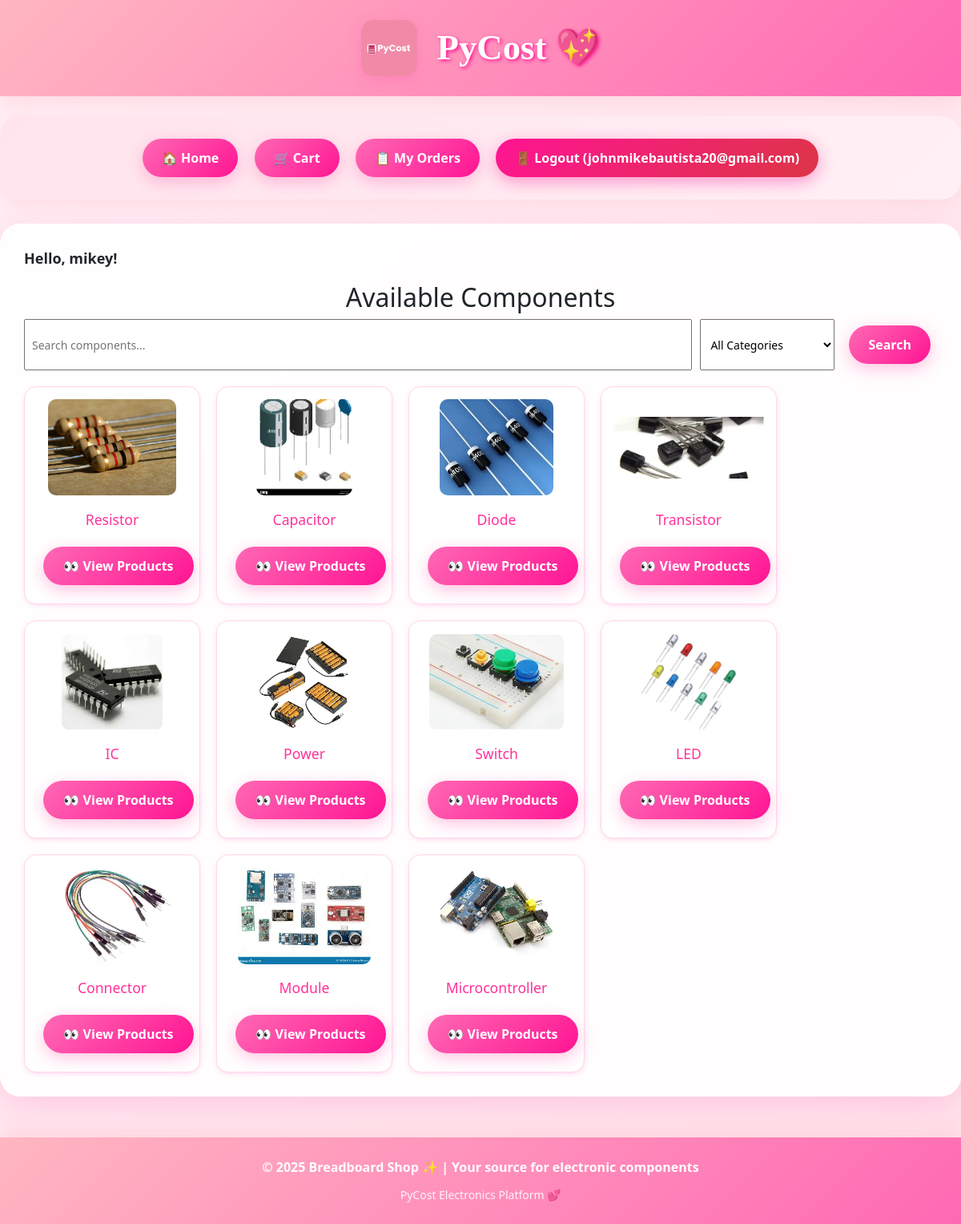
/ (signed in), run on the app's committed database.
### tables this page shows
CREATE TABLE users (
            id INTEGER PRIMARY KEY AUTOINCREMENT,
            username TEXT UNIQUE NOT NULL,
            nickname TEXT NOT NULL,
            password TEXT NOT NULL
        );

CREATE TABLE products (
            id INTEGER PRIMARY KEY AUTOINCREMENT,
            name TEXT,
            category TEXT,
            description TEXT,
            price REAL,
            image TEXT
        );

### app.py (the view)
@app.route("/")
def index():
    search = request.args.get("search", "")
    category = request.args.get("category", "")
    query = "SELECT * FROM products WHERE 1=1"
    params = []
    if search:
        query += " AND name LIKE ?"
        params.append(f"%{search}%")
    if category:
        query += " AND category = ?"
        params.append(category)
    products = query_db(query, params)
    categories = query_db("SELECT DISTINCT category FROM products")
    nickname = None
    if "user" in session:
        user = query_db("SELECT nickname FROM users WHERE username = ?", [session["user"]], one=True)
        if user:
            nickname = user["nickname"]
    return render_template(
        "index.html",
        products=products,
        categories=categories,
        search_query=search,
        selected_category=category,
        nickname=nickname
    )

### app.py (called while the page is built)
def get_db():
    db = getattr(g, "_database", None)
    if db is None:
        db = g._database = sqlite3.connect("database.db")
        db.row_factory = sqlite3.Row
    return db

@app.teardown_appcontext
def close_connection(exception):
    db = getattr(g, "_database", None)
    if db is not None:
        db.close()

def query_db(query, args=(), one=False):
    cur = get_db().execute(query, args)
    rv = cur.fetchall()
    cur.close()
    return (rv[0] if rv else None) if one else rv

### templates/index.html (shortened to what this page needs)
{% extends "base.html" %}
{% block content %}
{% if nickname %}
    <p style="font-weight:bold; font-size:18px;">Hello, {{ nickname }}!</p>
{% endif %}
<h2>Available Components</h2>
<form method="GET" action="/" class="search-filter" style="margin-bottom: 20px;">
    <input type="text" name="search" placeholder="Search components..."
           value="{{ request.args.get('search', '') }}" class="search-box" style="padding: 8px; width: 250px;">
    <select name="category" class="category-dropdown" style="padding: 8px;">
        <option value="">All Categories</option>
    </select>
    <button type="submit" class="search-btn" style="padding: 8px 12px; background-color: #ff69b4; border: none; color: white; border-radius: 5px;">Search</button>
</form>
<div class="products" style="display: flex; flex-wrap: wrap; gap: 20px;">
    {% set displayed_categories = [] %}
    {% for p in products %}
        {% if p.category not in displayed_categories %}
            <div class="product-card" style="border: 1px solid #ffd6eb; padding: 15px; border-radius: 15px; width: 220px; text-align: center; background-color: white; box-shadow: 0 2px 5px rgba(255, 105, 180, 0.2);">
                {% if p.category == 'Resistor' %}
                    <img src="{{ url_for('static', filename='r1.png') }}" alt="Resistor" style="max-width: 100%; height: 120px; object-fit: contain; margin-bottom: 10px; border-radius: 10px;">
                {% elif p.category == 'Capacitor' %}
                    <img src="{{ url_for('static', filename='c1.png') }}" alt="Capacitor" style="max-width: 100%; height: 120px; object-fit: contain; margin-bottom: 10px; border-radius: 10px;">
                {% elif p.category == 'Diode' %}
                    <img src="{{ url_for('static', filename='d1.png') }}" alt="Diode" style="max-width: 100%; height: 120px; object-fit: contain; margin-bottom: 10px; border-radius: 10px;">
                {% elif p.category == 'Transistor' %}
                    <img src="{{ url_for('static', filename='t1.png') }}" alt="Transistor" style="max-width: 100%; height: 120px; object-fit: contain; margin-bottom: 10px; border-radius: 10px;">
                {% elif p.category == 'IC' %}
                    <img src="{{ url_for('static', filename='ic1.png') }}" alt="IC" style="max-width: 100%; height: 120px; object-fit: contain; margin-bottom: 10px; border-radius: 10px;">
                {% elif p.category == 'Power' %}
                    <img src="{{ url_for('static', filename='p1.png') }}" alt="Power" style="max-width: 100%; height: 120px; object-fit: contain; margin-bottom: 10px; border-radius: 10px;">
                {% elif p.category == 'Switch' %}
                    <img src="{{ url_for('static', filename='s1.png') }}" alt="Switch" style="max-width: 100%; height: 120px; object-fit: contain; margin-bottom: 10px; border-radius: 10px;">
                {% elif p.category == 'LED' %}
                    <img src="{{ url_for('static', filename='l1.png') }}" alt="LED" style="max-width: 100%; height: 120px; object-fit: contain; margin-bottom: 10px; border-radius: 10px;">
                {% elif p.category == 'Connector' %}
                    <img src="{{ url_for('static', filename='j1.png') }}" alt="Connector" style="max-width: 100%; height: 120px; object-fit: contain; margin-bottom: 10px; border-radius: 10px;">
                {% elif p.category == 'Module' %}
                    <img src="{{ url_for('static', filename='m1.png') }}" alt="Module" style="max-width: 100%; height: 120px; object-fit: contain; margin-bottom: 10px; border-radius: 10px;">
                {% elif p.category == 'Microcontroller' %}
                    <img src="{{ url_for('static', filename='MICRO1.png') }}" alt="Microcontroller" style="max-width: 100%; height: 120px; object-fit: contain; margin-bottom: 10px; border-radius: 10px;">
                {% else %}
                    <div style="width: 120px; height: 120px; background: linear-gradient(45deg, #ff69b4, #ffb6c1); border-radius: 10px; margin: 0 auto 10px; display: flex; align-items: center; justify-content: center; color: white; font-size: 24px;">🛒</div>
                {% endif %}
                <h3 style="color: #ff3399; margin: 10px 0 15px 0; font-size: 1.1rem; word-break: break-word;">{{ p.category }}</h3>
                <a href="{{ url_for('product_page', product_id=p.id) }}" class="btn" style="width: 100%; padding: 12px; background: linear-gradient(135deg, #ff69b4, #ff1493); color: white; text-decoration: none; border-radius: 12px; display: inline-block; font-weight: bold; box-shadow: 0 4px 15px rgba(255,105,180,0.4);">👀 View Products</a>
            </div>
            {% set _ = displayed_categories.append(p.category) %}
        {% endif %}
    {% endfor %}
</div>
{% endblock %}

### templates/base.html (shortened to what this page needs)
<!DOCTYPE html>
<html lang="en">
<head>
    <link rel="stylesheet" href="{{ url_for('static', filename='style.css') }}">
    <link href="https://cdn.jsdelivr.net/npm/bootstrap@5.3.0/dist/css/bootstrap.min.css" rel="stylesheet">
    <link rel="stylesheet" href="https://cdn.jsdelivr.net/npm/bootstrap-icons@1.10.0/font/bootstrap-icons.css">
</head>
<body style="background: linear-gradient(135deg, #fff0f6 0%, #ffe4ec 100%); min-height: 100vh;">
<header style="background: linear-gradient(135deg, #ffb6c1, #ff69b4); padding: 25px 20px; text-align: center; box-shadow: 0 8px 25px rgba(255,182,193,0.4);">
    <div style="display: flex; align-items: center; justify-content: center; gap: 25px; flex-wrap: wrap; max-width: 1200px; margin: 0 auto;">
        <img src="{{ url_for('static', filename='mihanna.png') }}"
             alt="PyCost Logo"
             style="max-height: 70px; width: auto; border-radius: 15px; box-shadow: 0 4px 15px rgba(255,105,180,0.4);">
        <h1 style="color: white; font-size: 2.8rem; margin: 0; font-weight: bold; text-shadow: 2px 2px 4px #ff1493; font-family: 'Comic Sans MS', cursive;">
            PyCost 💖
        </h1>
    </div>
</header>
<nav style="text-align: center; margin: 25px auto; padding: 20px; background: linear-gradient(135deg, #ffe4ec, #fff0f6); border-radius: 25px; max-width: 1200px; margin: 25px auto; box-shadow: 0 8px 25px rgba(255,182,193,0.3);">
    <a href="/" class="nav-btn" style="background: linear-gradient(135deg, #ff69b4, #ff1493); color: white; margin: 0 8px; padding: 15px 25px; text-decoration: none; border-radius: 30px; font-weight: bold; box-shadow: 0 6px 20px rgba(255,105,180,0.4); display: inline-block; transition: all 0.3s ease;">🏠 Home</a>
    <a href="/cart" class="nav-btn" style="background: linear-gradient(135deg, #ff69b4, #ff1493); color: white; margin: 0 8px; padding: 15px 25px; text-decoration: none; border-radius: 30px; font-weight: bold; box-shadow: 0 6px 20px rgba(255,105,180,0.4); display: inline-block; transition: all 0.3s ease;">🛒 Cart</a>
    {% if session.user %}
        <a href="/orders" class="nav-btn" style="background: linear-gradient(135deg, #ff69b4, #ff1493); color: white; margin: 0 8px; padding: 15px 25px; text-decoration: none; border-radius: 30px; font-weight: bold; box-shadow: 0 6px 20px rgba(255,105,180,0.4); display: inline-block; transition: all 0.3s ease;">📋 My Orders</a>
        <a href="#" class="nav-btn logout-btn" style="background: linear-gradient(135deg, #ff1493, #ff69b4); color: white; margin: 0 8px; padding: 15px 25px; text-decoration: none; border-radius: 30px; font-weight: bold; box-shadow: 0 6px 20px rgba(255,20,147,0.4); display: inline-block; transition: all 0.3s ease;" data-bs-toggle="modal" data-bs-target="#logoutModal">
            🚪 Logout ({{ session.user }})
        </a>
    {% endif %}
</nav>
<main class="container" style="background: rgba(255,255,255,0.9); padding: 30px; border-radius: 25px; margin: 30px auto; max-width: 1200px; box-shadow: 0 12px 40px rgba(255,105,180,0.25); backdrop-filter: blur(10px);">
    {% block content %}{% endblock %}
</main>
<footer style="background: linear-gradient(135deg, #ffb6c1, #ff69b4); color: white; text-align: center; padding: 25px; margin-top: 50px; font-size: 16px; box-shadow: 0 -8px 25px rgba(255,182,193,0.4);">
    <div style="max-width: 1200px; margin: 0 auto;">
        <p style="margin: 0 0 10px 0; font-weight: bold;">&copy; 2025 Breadboard Shop ✨ | Your source for electronic components</p>
        <small style="opacity: 0.9;">PyCost Electronics Platform 💕</small>
    </div>
</footer>
</body>
</html>

### static/style.css (style rules this page uses)
.products { display: grid; grid-template-columns: repeat(auto-fill, minmax(220px, 1fr)); gap: 20px; }
.product-card { background-color: white; border-radius: 8px; padding: 15px; text-align: center; box-shadow: 0 2px 6px rgba(0,0,0,0.15); transition: transform 0.2s; }
.btn { display: inline-block; background-color: #4CAF50; color: white; padding: 10px 18px; border: none; border-radius: 5px; text-decoration: none; font-weight: bold; cursor: pointer; margin: 5px 2px; transition: background-color 0.2s, transform 0.2s; }
.search-filter { display: flex; gap: 10px; margin-bottom: 20px; }
.search-box { flex: 1; padding: 10px; font-size: 14px; }
.category-dropdown { padding: 10px; font-size: 14px; }
body { background-color: #ffe4ec; font-family: 'Comic Sans MS', cursive, sans-serif; margin: 0; padding: 0; }
header { background-color: #ffb6c1; padding: 20px; text-align: center; }
nav a { color: white; margin: 0 15px; text-decoration: none; font-weight: bold; font-size: 1.1rem; transition: color 0.3s; }
h2, h3 { text-align: center; color: #ff69b4; margin-top: 20px; }
.product-card p, .component-price, .cart-table td:nth-child(4), .cart-table td:nth-child(5), h3 { font-weight: bold; color: #ff007f; font-size: 1.5rem; }
footer { background-color: #ffb6c1; color: white; text-align: center; padding: 10px; margin-top: 30px; }
.products { justify-items: center; }
.btn, .btn-checkout, .add-to-cart-btn { background-color: #ff69b4; color: white; transition: background 0.2s, transform 0.2s; }
.search-btn { background-color: #ff69b4; color: white; border-radius: 8px; font-weight: bold; transition: background 0.2s; }

### templates/base.html (style rules this page uses)
.btn, .nav-btn, .logout-btn, input[type="submit"], button[type="submit"], button { background: linear-gradient(135deg, #ff69b4, #ff1493) !important; color: white !important; border: none !important; padding: 12px 24px !important; margin: 8px !important; text-decoration: none !important; border-radius: 25px !important; font-weight: bold !important; box-shadow: 0 6px 20px rgba(255,105,180,0.4) !important; display: inline-block !important; transition: all 0.3s ease !important; font-size: 1rem !important; min-height: 48px !important; cursor: pointer !important; text-align: center !important; }
.logout-btn { background: linear-gradient(135deg, #ff1493, #dc3545) !important; box-shadow: 0 6px 20px rgba(255,20,147,0.4) !important; }

### data on the page
users: user "johnmikebautista20@gmail.com", nickname "mikey"
products: category "Resistor"
products: category "Capacitor"
products: category "Diode"
products: category "Transistor"
products: category "IC"
products: category "Power"
products: category "Switch"
products: category "LED"
products: category "Connector"
products: category "Module"
products: category "Microcontroller"
